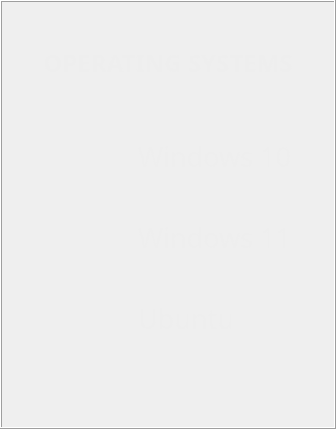
         <widget class="QFrame" name="oprsys_frame">
          <property name="minimumSize">
           <size>
            <width>325</width>
            <height>0</height>
           </size>
          </property>
          <property name="maximumSize">
           <size>
            <width>400</width>
            <height>16777215</height>
           </size>
          </property>
          <property name="styleSheet">
           <string notr="true">#oprsys_frame{
background-color: #1c1c27;
border-radius: 15px;
	color: rgb(255, 255, 255);
}
</string>
          </property>
          <property name="frameShape">
           <enum>QFrame::Box</enum>
          </property>
          <property name="frameShadow">
           <enum>QFrame::Raised</enum>
          </property>
          <layout class="QGridLayout" name="gridLayout_21">
           <item row="0" column="1">
            <spacer name="verticalSpacer_9">
             <property name="orientation">
              <enum>Qt::Vertical</enum>
             </property>
             <property name="sizeType">
              <enum>QSizePolicy::Fixed</enum>
             </property>
             <property name="sizeHint" stdset="0">
              <size>
               <width>20</width>
               <height>10</height>
              </size>
             </property>
            </spacer>
           </item>
           <item row="1" column="1">
            <widget class="QLabel" name="label_24">
             <property name="minimumSize">
              <size>
               <width>0</width>
               <height>80</height>
              </size>
             </property>
             <property name="maximumSize">
              <size>
               <width>16777215</width>
               <height>80</height>
              </size>
             </property>
             <property name="font">
              <font>
               <family>Bahnschrift SemiBold Condensed</family>
               <pointsize>18</pointsize>
               <weight>75</weight>
               <bold>true</bold>
              </font>
             </property>
             <property name="text">
              <string>&lt;html&gt;&lt;head/&gt;&lt;body&gt;&lt;p&gt;&lt;span style=&quot; color:#eeeeee;&quot;&gt;OPERATING SYSTEMS&lt;/span&gt;&lt;/p&gt;&lt;/body&gt;&lt;/html&gt;</string>
             </property>
             <property name="alignment">
              <set>Qt::AlignCenter</set>
             </property>
            </widget>
           </item>
           <item row="2" column="1">
            <spacer name="verticalSpacer_8">
             <property name="orientation">
              <enum>Qt::Vertical</enum>
             </property>
             <property name="sizeType">
              <enum>QSizePolicy::Fixed</enum>
             </property>
             <property name="sizeHint" stdset="0">
              <size>
               <width>20</width>
               <height>10</height>
              </size>
             </property>
            </spacer>
           </item>
           <item row="5" column="1">
            <spacer name="verticalSpacer_7">
             <property name="orientation">
              <enum>Qt::Vertical</enum>
             </property>
             <property name="sizeType">
              <enum>QSizePolicy::Fixed</enum>
             </property>
             <property name="sizeHint" stdset="0">
              <size>
               <width>20</width>
               <height>60</height>
              </size>
             </property>
            </spacer>
           </item>
           <item row="3" column="2">
            <spacer name="horizontalSpacer_2">
             <property name="orientation">
              <enum>Qt::Horizontal</enum>
             </property>
             <property name="sizeType">
              <enum>QSizePolicy::Fixed</enum>
             </property>
             <property name="sizeHint" stdset="0">
              <size>
               <width>30</width>
               <height>20</height>
              </size>
             </property>
            </spacer>
           </item>
           <item row="3" column="0">
            <spacer name="horizontalSpacer">
             <property name="orientation">
              <enum>Qt::Horizontal</enum>
             </property>
             <property name="sizeType">
              <enum>QSizePolicy::Fixed</enum>
             </property>
             <property name="sizeHint" stdset="0">
              <size>
               <width>30</width>
               <height>20</height>
              </size>
             </property>
            </spacer>
           </item>
           <item row="3" column="1">
            <layout class="QGridLayout" name="gridLayout_22">
             <item row="2" column="0">
              <layout class="QHBoxLayout" name="horizontalLayout_7">
               <property name="spacing">
                <number>20</number>
               </property>
               <item>
                <widget class="QLabel" name="label_29">
                 <property name="minimumSize">
                  <size>
                   <width>75</width>
                   <height>75</height>
                  </size>
                 </property>
                 <property name="maximumSize">
                  <size>
                   <width>75</width>
                   <height>75</height>
                  </size>
                 </property>
                 <property name="text">
                  <string/>
                 </property>
                 <property name="pixmap">
                  <pixmap resource="../icon.qrc">:/icon/icon/ubuntu-logo.png</pixmap>
                 </property>
                 <property name="scaledContents">
                  <bool>true</bool>
                 </property>
                </widget>
               </item>
               <item>
                <widget class="QLabel" name="label_31">
                 <property name="font">
                  <font>
                   <family>Bahnschrift Light SemiCondensed</family>
                   <pointsize>20</pointsize>
                  </font>
                 </property>
                 <property name="text">
                  <string>&lt;html&gt;&lt;head/&gt;&lt;body&gt;&lt;p&gt;&lt;span style=&quot; color:#eeeeee;&quot;&gt;Ubuntu&lt;/span&gt;&lt;/p&gt;&lt;/body&gt;&lt;/html&gt;</string>
                 </property>
                </widget>
               </item>
              </layout>
             </item>
             <item row="0" column="0">
              <layout class="QHBoxLayout" name="horizontalLayout_5">
               <property name="spacing">
                <number>20</number>
               </property>
               <item>
                <widget class="QLabel" name="label_27">
                 <property name="sizePolicy">
                  <sizepolicy hsizetype="Fixed" vsizetype="Fixed">
                   <horstretch>0</horstretch>
                   <verstretch>0</verstretch>
                  </sizepolicy>
                 </property>
                 <property name="minimumSize">
                  <size>
                   <width>75</width>
                   <height>75</height>
                  </size>
                 </property>
                 <property name="maximumSize">
                  <size>
                   <width>75</width>
                   <height>75</height>
                  </size>
                 </property>
                 <property name="text">
                  <string/>
                 </property>
                 <property name="pixmap">
                  <pixmap resource="../icon.qrc">:/icon/icon/windows10_2.png</pixmap>
                 </property>
                 <property name="scaledContents">
                  <bool>true</bool>
                 </property>
                </widget>
               </item>
               <item>
                <widget class="QLabel" name="label_28">
                 <property name="font">
                  <font>
                   <family>Bahnschrift Light SemiCondensed</family>
                   <pointsize>20</pointsize>
                  </font>
                 </property>
                 <property name="text">
                  <string>&lt;html&gt;&lt;head/&gt;&lt;body&gt;&lt;p&gt;&lt;span style=&quot; color:#eeeeee;&quot;&gt;Windows 10&lt;/span&gt;&lt;/p&gt;&lt;/body&gt;&lt;/html&gt;</string>
                 </property>
                </widget>
               </item>
              </layout>
             </item>
             <item row="1" column="0">
              <layout class="QHBoxLayout" name="horizontalLayout_10">
               <property name="spacing">
                <number>20</number>
               </property>
               <item>
                <widget class="QLabel" name="label_36">
                 <property name="minimumSize">
                  <size>
                   <width>75</width>
                   <height>75</height>
                  </size>
                 </property>
                 <property name="maximumSize">
                  <size>
                   <width>75</width>
                   <height>75</height>
                  </size>
                 </property>
                 <property name="text">
                  <string/>
                 </property>
                 <property name="pixmap">
                  <pixmap resource="../icon.qrc">:/icon/icon/windows-11.png</pixmap>
                 </property>
                 <property name="scaledContents">
                  <bool>true</bool>
                 </property>
                </widget>
               </item>
               <item>
                <widget class="QLabel" name="label_37">
                 <property name="font">
                  <font>
                   <family>Bahnschrift Light SemiCondensed</family>
                   <pointsize>20</pointsize>
                  </font>
                 </property>
                 <property name="text">
                  <string>&lt;html&gt;&lt;head/&gt;&lt;body&gt;&lt;p&gt;&lt;span style=&quot; color:#eeeeee;&quot;&gt;Windows 11&lt;/span&gt;&lt;/p&gt;&lt;/body&gt;&lt;/html&gt;</string>
                 </property>
                </widget>
               </item>
              </layout>
             </item>
            </layout>
           </item>
          </layout>
         </widget>
